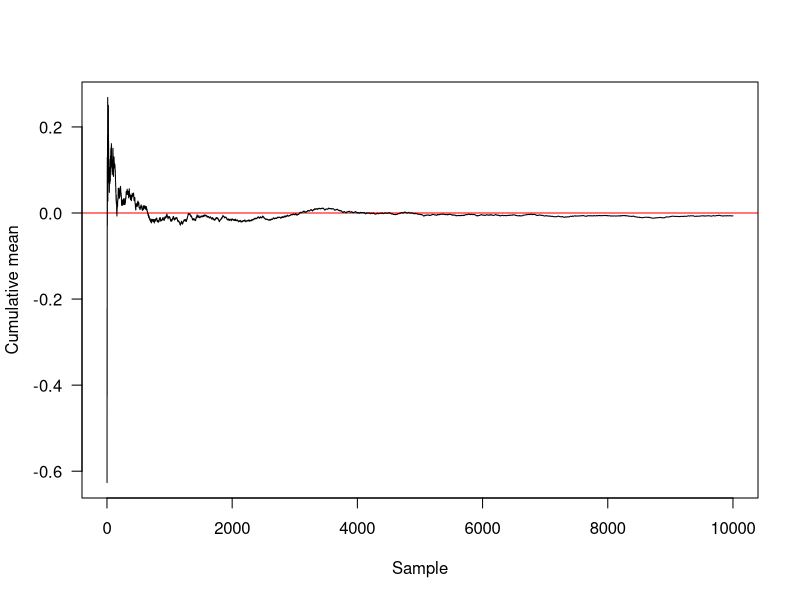
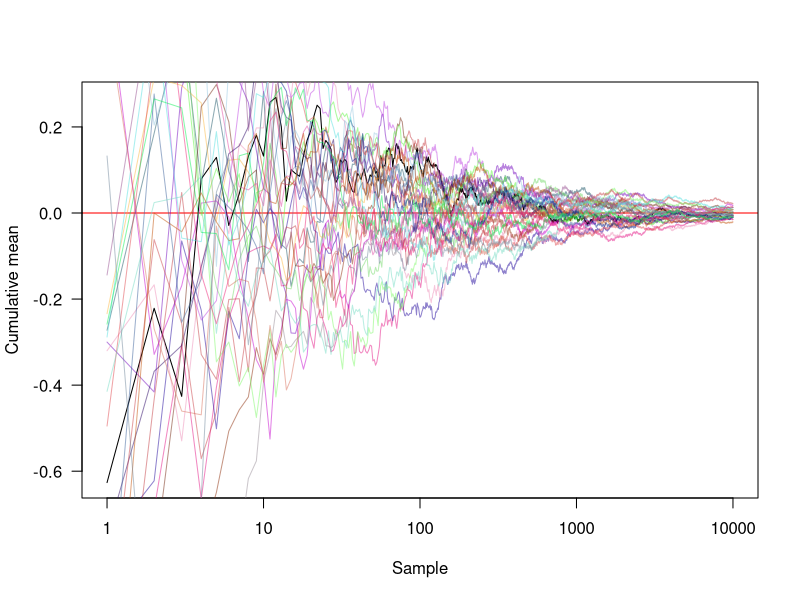
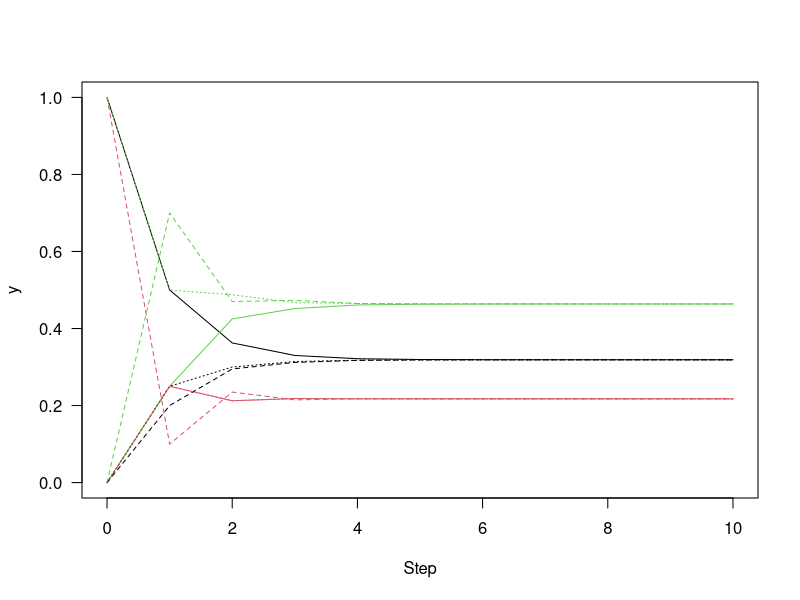
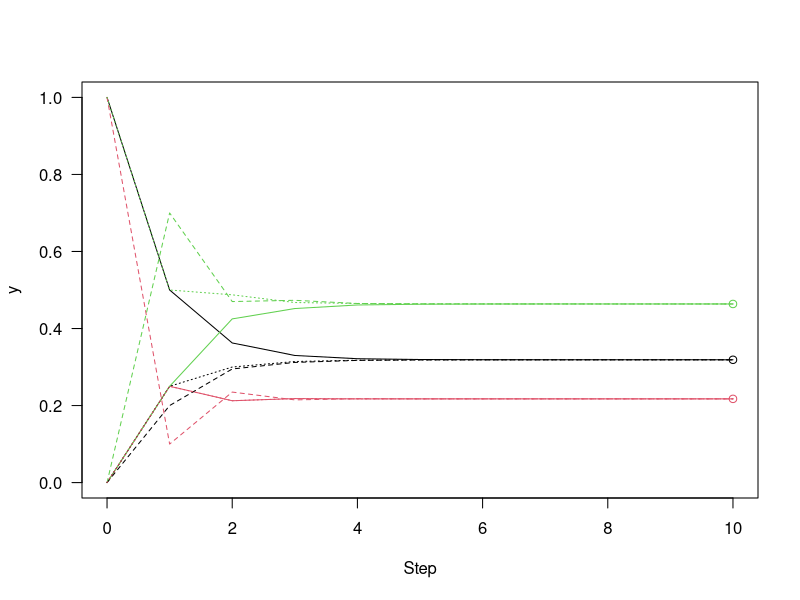
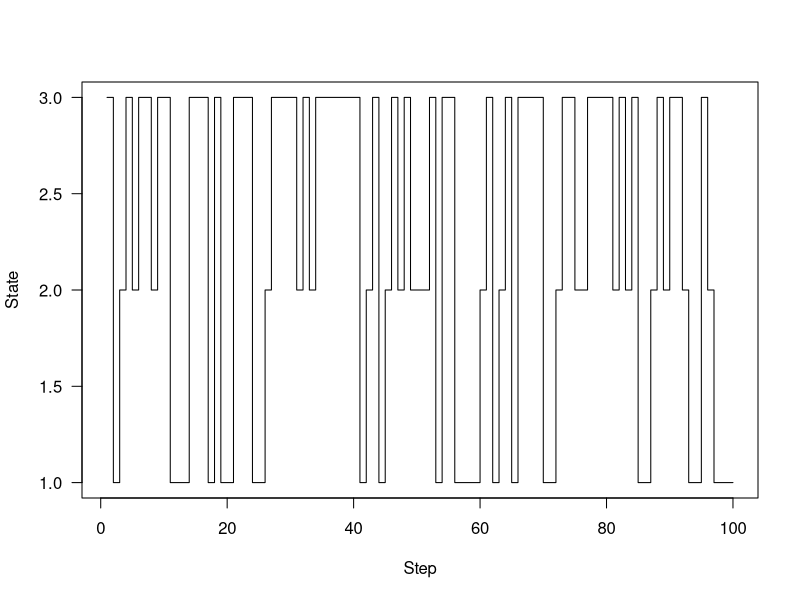
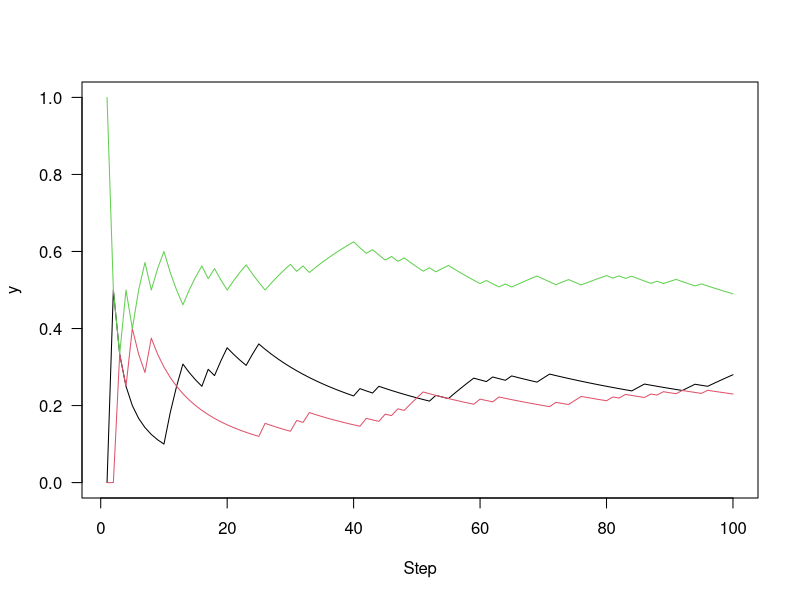
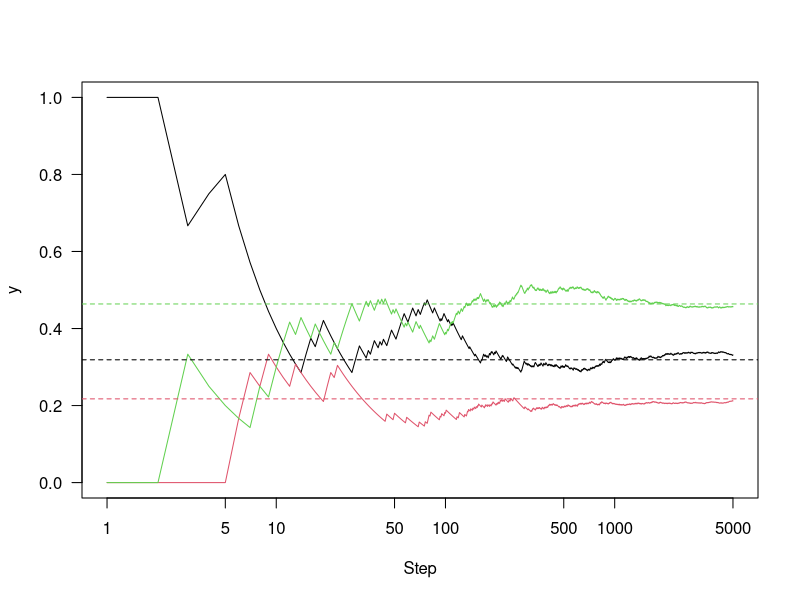
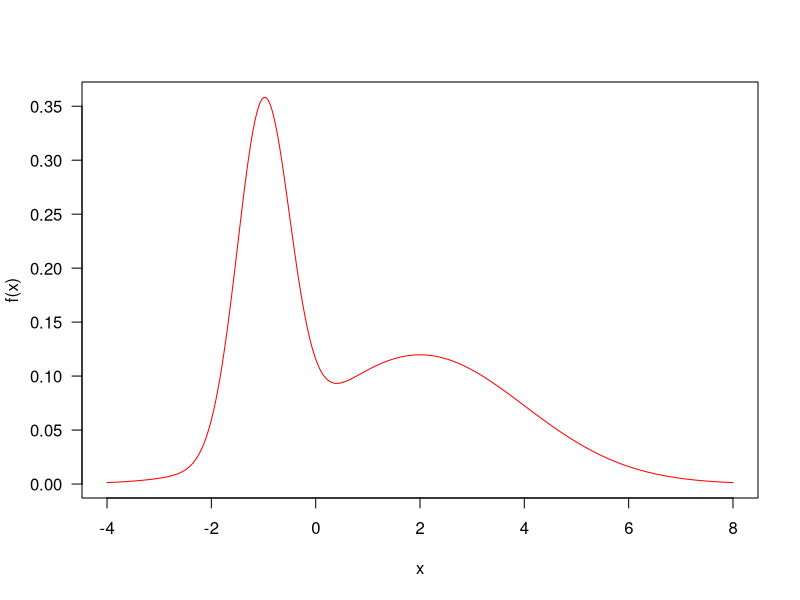

Reproduce these figures in R, in order.
## ---- chunk 1
knitr::opts_chunk$set(echo = TRUE)
## ---- chunk 2
mu <- 0
sd <- 1
set.seed(1)
samples <- rnorm(10000, mu, sd)
sim <- replicate(1000, mean(samples))
summary(sim)
## ---- chunk 3
cummean <- function(x) 
  cumsum(x) / seq_along(x) # Computing the cumulative mean

plot(cummean(samples), type="l", xlab="Sample", ylab="Cumulative mean",
     panel.first=abline(h=0, col="red"), las=1)

# Transforming the x axis onto a log scale and showing another 30 random approaches:
plot(cummean(samples), type="l", xlab="Sample", ylab="Cumulative mean",
     panel.first=abline(h=0, col="red"), las=1, log="x")
for (i in seq_len(30))
    lines(cummean(rnorm(10000, mu, sd)),
          col=rgb(runif(1), runif(1), runif(1), .5))

## ---- chunk 4
P <- rbind(c(.5,  .25, .25),
           c(.2,  .1,  .7),
           c(.25, .25, .5))
P

rowSums(P)

colSums(P)
## ---- chunk 5
iterate.P <- function(x, P, n) {
    res <- matrix(NA, n+1, length(x))
    res[1,] <- x
    for (i in seq_len(n))
        res[i+1,] <- x <- x %*% P
    res
}
## ---- chunk 6
n <- 10
y1 <- iterate.P(c(1, 0, 0), P, n)

# Similarly, for the other two possible starting states:
y2 <- iterate.P(c(0, 1, 0), P, n)
y3 <- iterate.P(c(0, 0, 1), P, n)

# This shows the convergence on the stationary distribution.
matplot(0:n, y1, type="l", lty=1, xlab="Step", ylab="y", las=1)
matlines(0:n, y2, lty=2)
matlines(0:n, y3, lty=3)

# normalise eigenvector
v <- eigen(t(P), FALSE)$vectors[,1]
v <- v/sum(v) 
# add points to the figure from before showing how close we are to convergence
matplot(0:n, y1, type="l", lty=1, xlab="Step", ylab="y", las=1)
matlines(0:n, y2, lty=2)
matlines(0:n, y3, lty=3)
points(rep(10, 3), v, col=1:3)
## ---- chunk 7
run <- function(i, P, n) {
    res <- integer(n)
    for (t in seq_len(n))
        res[[t]] <- i <- sample(nrow(P), 1, pr=P[i,])
    res
}

# the chain running around for 100 steps
samples <- run(1, P, 100)
plot(samples, type="s", xlab="Step", ylab="State", las=1)

# Rather than plotting state, 
# plot the fraction of time that we were in each state over time:
plot(cummean(samples == 1), type="l", ylim=c(0, 1),
     xlab="Step", ylab="y", las=1)
lines(cummean(samples == 2), col=2)
lines(cummean(samples == 3), col=3)

# Run this out a little longer (5,000 steps)
n <- 5000
set.seed(1)
samples <- run(1, P, n)
plot(cummean(samples == 1), type="l", ylim=c(0, 1), log="x",
     xlab="Step", ylab="y", las=1)
lines(cummean(samples == 2), col=2)
lines(cummean(samples == 3), col=3)
abline(h=v, lty=2, col=1:3)

## ---- chunk 8
p <- 0.4
mu <- c(-1, 2)
sd <- c(.5, 2)
f <- function(x)
    p     * dnorm(x, mu[1], sd[1]) +
    (1-p) * dnorm(x, mu[2], sd[2])

# Here is the probability density plotted over 
# the “important” part of the domain (in general, this may not even be known!)
curve(f(x), col="red", -4, 8, n=301, las=1)

# define a really simple minded proposal algorithm that 
# samples from a normal distribution centred on 
# the current point with a standard deviation of 4
q <- function(x) rnorm(1, x, 4)

# This implements the core algorithm, as described above:
step <- function(x, f, q) {
    ## Pick new point
    xt <- q(x)
    ## Acceptance probability:
    alpha <- min(1, f(xt) / f(x))
    ## Accept new point with probability alpha:
    if (runif(1) < alpha)
        x <- xt
    ## Returning the point:
    x
}

# takes care of running the MCMC for a number of steps
# It will start at point x return a matrix with nsteps rows and 
# the same number of columns as x has elements. 
# If run on scalar x it will return a vector.
run <- function(x, f, q, nsteps) {
    res <- matrix(NA, nsteps, length(x))
    for (i in seq_len(nsteps))
        res[i,] <- x <- step(x, f, q)
    drop(res)
}

res <- run(-10, f, q, 1000)

# Here are the first 1000 steps of the Markov chain
# with the target density on the right:
layout(matrix(c(1, 2), 1, 2), widths=c(4, 1))
par(mar=c(4.1, .5, .5, .5), oma=c(0, 4.1, 0, 0))
plot(res, type="s", xpd=NA, ylab="Parameter", xlab="Sample", las=1)
usr <- par("usr")
xx <- seq(usr[3], usr[4], length=301)
plot(f(xx), xx, type="l", yaxs="i", axes=FALSE, xlab="")
## ---- chunk 9
# Even with only a thousand (non-independent) samples, 
# we’re starting to resemble the target distribution fairly well.
hist(res, 50, freq=FALSE, main="", ylim=c(0, .4), las=1,
     xlab="x", ylab="Probability density")
z <- integrate(f, -Inf, Inf)$value
curve(f(x) / z, add=TRUE, col="red", n=200)

# Run for longer and things start looking a bunch better:
set.seed(1)
res.long <- run(-10, f, q, 50000)
hist(res.long, 100, freq=FALSE, main="", ylim=c(0, .4), las=1,
     xlab="x", ylab="Probability density", col="grey")
z <- integrate(f, -Inf, Inf)$value
curve(f(x) / z, add=TRUE, col="red", n=200)
## ---- chunk 10
res.fast <- run(-10, f, function(x) rnorm(1, x,  33), 1000)
res.slow <- run(-10, f, function(x) rnorm(1, x,  .3), 1000)

# Here is the same plot as above 
# note the different ways that the three traces are moving around.
layout(matrix(c(1, 2), 1, 2), widths=c(4, 1))
par(mar=c(4.1, .5, .5, .5), oma=c(0, 4.1, 0, 0))
plot(res, type="s", xpd=NA, ylab="Parameter", xlab="Sample", las=1,
     col="grey")
lines(res.fast, col="red")
lines(res.slow, col="blue")
plot(f(xx), xx, type="l", yaxs="i", axes=FALSE)

## ---- chunk 11
par(mfrow=c(1, 3), mar=c(4, 2, 3.5, .5))
acf(res.slow, las=1, main="Small steps")
acf(res, las=1, main="Intermediate")
acf(res.fast, las=1, main="Large steps")

# From this, one can calculate the effective number of independent samples:
coda::effectiveSize(res)
coda::effectiveSize(res.fast)
coda::effectiveSize(res.slow)
# The chains both “mix” worse than that first one.
## ---- chunk 12
n <- 10^(2:5)
samples <- lapply(n, function(n) run(-10, f, q, n))
xlim <- range(sapply(samples, range))
br <- seq(xlim[1], xlim[2], length=100)

hh <- lapply(samples, function(x) hist(x, br, plot=FALSE))
ylim <- c(0, max(f(xx)))

par(mfrow=c(2,2), mar=rep(.5, 4), oma=c(4, 4, 0, 0))
for (h in hh) {
    plot(h, main="", freq=FALSE, yaxt="n",
         ylim=range(h$density, ylim))
    curve(f(x), add=TRUE, col="red", n=300)
}

## ---- chunk 13

make.mvn <- function(mean, vcv) {
  logdet <- as.numeric(determinant(vcv, TRUE)$modulus)
  tmp <- length(mean) * log(2 * pi) + logdet
  vcv.i <- solve(vcv)

  function(x) {
    dx <- x - mean
    exp(-(tmp + rowSums((dx %*% vcv.i) * dx))/2)
  }
}

# As above, define the target density to be the sum of two mvns (this time unweighted):
mu1 <- c(-1, 1)
mu2 <- c(2, -2)
vcv1 <- matrix(c(1, .25, .25, 1.5), 2, 2)
vcv2 <- matrix(c(2, -.5, -.5, 2), 2, 2)
f1 <- make.mvn(mu1, vcv1)
f2 <- make.mvn(mu2, vcv2)
f <- function(x)
    f1(x) + f2(x)

x <- seq(-5, 6, length=71)
y <- seq(-7, 6, length=61)
xy <- expand.grid(x=x, y=y)
z <- matrix(apply(as.matrix(xy), 1, f), length(x), length(y))

image(x, y, z, las=1)
contour(x, y, z, add=TRUE)

## ---- chunk 14
q <- function(x, d=8)
    x + runif(length(x), -d/2, d/2)

x0 <- c(-4, -4)
set.seed(1)
samples <- run(x0, f, q, 1000)

image(x, y, z, xlim=range(x, samples[,1]), ylim=range(x, samples[,2]))
contour(x, y, z, add=TRUE)
lines(samples[,1], samples[,2], col="#00000088")
## ---- chunk 15
set.seed(1)
samples <- run(x0, f, q, 100000)
## ---- chunk 16
smoothScatter(samples)
contour(x, y, z, add=TRUE)
## ---- chunk 17
hist(samples[,1], freq=FALSE, main="", xlab="x",
     ylab="Probability density")
## ---- chunk 18
m <- function(x1) {
    g <- Vectorize(function(x2) f(c(x1, x2)))
    integrate(g, -Inf, Inf)$value
}

xx <- seq(min(samples[,1]), max(samples[,1]), length=201)
yy <- sapply(xx, m)
z <- integrate(splinefun(xx, yy), min(xx), max(xx))$value

hist(samples[,1], freq=FALSE, main="", las=1, xlab="x",
     ylab="Probability density", ylim=c(0, 0.25))
lines(xx, yy/z, col="red")
